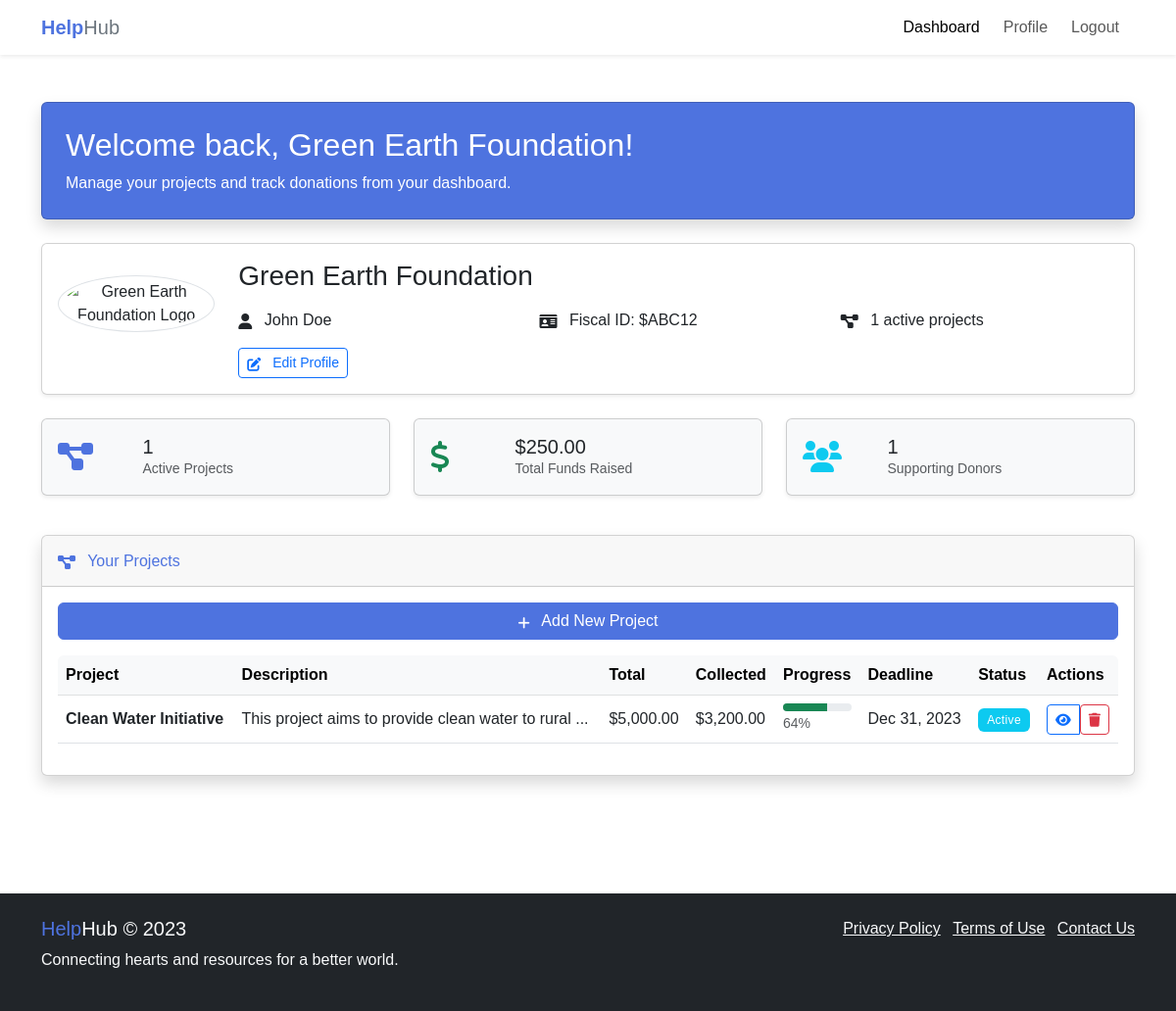
/dashboard-association.php (signed in), run on the app's committed database.
### tables this page shows
CREATE TABLE IF NOT EXISTS project (
    project_id INT AUTO_INCREMENT PRIMARY KEY,
    assoc_id INT NOT NULL,
    title VARCHAR(100) NOT NULL,
    description TEXT NOT NULL,
    category VARCHAR(30) NOT NULL,
    goal_amount DECIMAL(10,2) NOT NULL,
    current_amount DECIMAL(10,2) DEFAULT 0,
    start_date DATE NOT NULL,
    end_date DATE NOT NULL,
    image_path VARCHAR(100),
    status VARCHAR(20) DEFAULT 'active',
    created_at TIMESTAMP DEFAULT CURRENT_TIMESTAMP,
    FOREIGN KEY (assoc_id) REFERENCES association(assoc_id) ON DELETE CASCADE
);

### dashboard-association.php (the view, shortened to what this page needs)
<?php
require_once 'backend/db.php';
$assoc_id = $_SESSION['user_id'];
try {
    $stmt = $pdo->prepare("
        SELECT COUNT(*) as active_projects
        FROM project
        WHERE assoc_id = ? AND status = 'active'
    ");
    $stmt->execute([$assoc_id]);
    $active_projects = $stmt->fetch(PDO::FETCH_ASSOC)['active_projects'] ?? 0;
    $stmt = $pdo->prepare("
        SELECT SUM(d.amount) as total_raised
        FROM donation d
        JOIN project p ON d.project_id = p.project_id
        WHERE p.assoc_id = ?
    ");
    $stmt->execute([$assoc_id]);
    $total_raised = $stmt->fetch(PDO::FETCH_ASSOC)['total_raised'] ?? 0;
    $stmt = $pdo->prepare("
        SELECT COUNT(DISTINCT d.donor_id) as donors_count
        FROM donation d
        JOIN project p ON d.project_id = p.project_id
        WHERE p.assoc_id = ?
    ");
    $stmt->execute([$assoc_id]);
    $donors_count = $stmt->fetch(PDO::FETCH_ASSOC)['donors_count'] ?? 0;
    $stmt = $pdo->prepare("
        SELECT
            project_id,
            title,
            description,
            goal_amount,
            current_amount,
            start_date,
            end_date,
            status,
            category
        FROM project
        WHERE assoc_id = ?
        ORDER BY created_at DESC
    ");
    $stmt->execute([$assoc_id]);
    $projects = $stmt->fetchAll(PDO::FETCH_ASSOC);
} catch (PDOException $e) {
    $error_message = "Database error: " . $e->getMessage();
}
?>
<!DOCTYPE html>
<html lang="en">
<head>
    <link href="https://cdn.jsdelivr.net/npm/bootstrap@5.3.0/dist/css/bootstrap.min.css" rel="stylesheet">
    <link rel="stylesheet" href="https://cdnjs.cloudflare.com/ajax/libs/font-awesome/6.0.0/css/all.min.css">
    <link rel="stylesheet" href="style.css">
</head>
<body>
    <nav class="navbar navbar-expand-lg navbar-light bg-white shadow-sm">
        <div class="container">
            <a class="navbar-brand" href="dashboard-association.php">
                <span class="text-primary fw-bold">Help</span><span class="text-secondary">Hub</span>
            </a>
            <div class="collapse navbar-collapse" id="navbarNav">
                <ul class="navbar-nav ms-auto">
                    <li class="nav-item">
                        <a class="nav-link active" href="dashboard-association.php">Dashboard</a>
                    </li>
                    <li class="nav-item">
                        <a class="nav-link" href="profile-association.php">Profile</a>
                    </li>
                    <li class="nav-item">
                        <a class="nav-link" href="backend/auth/logout.php">Logout</a>
                    </li>
                </ul>
            </div>
        </div>
    </nav>
    <section class="py-5">
        <div class="container">
            <div class="card bg-primary text-white shadow mb-4">
                <div class="card-body p-4">
                    <h2>Welcome back, <?php echo htmlspecialchars($_SESSION['user_name']); ?>!</h2>
                    <p class="mb-0">Manage your projects and track donations from your dashboard.</p>
                </div>
            </div>
            <div class="card mb-4">
                <div class="card-body">
                    <div class="row align-items-center">
                        <div class="col-md-2 text-center mb-3 mb-md-0">
                            <?php
                                $stmt_logo = $pdo->prepare("SELECT logo_path FROM association WHERE assoc_id = ?");
                                $stmt_logo->execute([$assoc_id]);
                                $logo_path = $stmt_logo->fetchColumn();
                                $logo_display_path = !empty($logo_path) ? htmlspecialchars($logo_path) : 'assets/default-logo.png';
                            ?>
                            <img src="<?php echo $logo_display_path; ?>" alt="<?php echo htmlspecialchars($_SESSION['user_name']); ?> Logo" class="profile-image img-thumbnail" style="width: 100px; height: 100px; object-fit: contain;">
                        </div>
                        <div class="col-md-10">
                            <h3 class="mb-3"><?php echo htmlspecialchars($_SESSION['user_name']); ?></h3>
                            <div class="row">
                                <div class="col-md-4 mb-2"><i class="fas fa-user me-2"></i> <?php echo htmlspecialchars($_SESSION['user_contact']); ?></div>
                                <div class="col-md-4 mb-2"><i class="fas fa-id-card me-2"></i> Fiscal ID: <?php echo htmlspecialchars($_SESSION['user_fiscal_id']); ?></div>
                                <div class="col-md-4 mb-2"><i class="fas fa-project-diagram me-2"></i> <?php echo $active_projects; ?> active projects</div>
                            </div>
                            <a href="profile-association.php" class="btn btn-sm btn-outline-primary mt-2">
                                <i class="fas fa-edit me-2"></i> Edit Profile
                            </a>
                        </div>
                    </div>
                </div>
            </div>
            <div class="row mb-4">
                <div class="col-md-4 mb-3">
                    <div class="card text-dark bg-light h-100 shadow-sm">
                        <div class="card-body">
                            <div class="row align-items-center">
                                <div class="col-3">
                                    <i class="fas fa-project-diagram fa-2x text-primary"></i>
                                </div>
                                <div class="col-9">
                                    <div class="h5 mb-0"><?php echo $active_projects; ?></div>
                                    <div class="small text-muted">Active Projects</div>
                                </div>
                            </div>
                        </div>
                    </div>
                </div>
                <div class="col-md-4 mb-3">
                    <div class="card text-dark bg-light h-100 shadow-sm">
                        <div class="card-body">
                            <div class="row align-items-center">
                                <div class="col-3">
                                    <i class="fas fa-dollar-sign fa-2x text-success"></i>
                                </div>
                                <div class="col-9">
                                    <div class="h5 mb-0">$<?php echo number_format($total_raised, 2); ?></div>
                                    <div class="small text-muted">Total Funds Raised</div>
                                </div>
                            </div>
                        </div>
                    </div>
                </div>
                <div class="col-md-4 mb-3">
                    <div class="card text-dark bg-light h-100 shadow-sm">
                        <div class="card-body">
                            <div class="row align-items-center">
                                <div class="col-3">
                                    <i class="fas fa-users fa-2x text-info"></i>
                                </div>
                                <div class="col-9">
                                    <div class="h5 mb-0"><?php echo $donors_count; ?></div>
                                    <div class="small text-muted">Supporting Donors</div>
                                </div>
                            </div>
                        </div>
                    </div>
                </div>
            </div>
            <div class="card shadow mb-4">
                <div class="card-header py-3">
                    <h6 class="m-0 font-weight-bold text-primary"><i class="fas fa-project-diagram me-2"></i> Your Projects</h6>
                </div>
                <div class="card-body">
                    <div class="d-grid gap-2 mb-3">
                        <button class="btn btn-primary" data-bs-toggle="modal" data-bs-target="#addProjectModal">
                            <i class="fas fa-plus fa-sm me-2"></i> Add New Project
                        </button>
                    </div>
                    <div class="table-responsive">
                        <table class="table table-hover align-middle">
                            <thead class="table-light">
                                <tr>
                                    <th>Project</th>
                                    <th>Description</th>
                                    <th>Total</th>
                                    <th>Collected</th>
                                    <th>Progress</th>
                                    <th>Deadline</th>
                                    <th>Status</th>
                                    <th>Actions</th>
                                </tr>
                            </thead>
                            <tbody>
                                <?php if (empty($projects)): ?>
                                    <tr>
                                        <td colspan="8" class="text-center">No projects found</td>
                                    </tr>
                                <?php else: ?>
                                    <?php foreach ($projects as $project): ?>
                                        <?php
                                        $progress = 0;
                                        if ($project['goal_amount'] > 0) {
                                            $progress = round(($project['current_amount'] / $project['goal_amount']) * 100);
                                        }
                                        ?>
                                        <tr>
                                            <td class="fw-bold"><?php echo htmlspecialchars($project['title']); ?></td>
                                            <td><?php echo substr(htmlspecialchars($project['description']), 0, 50) . '...'; ?></td>
                                            <td>$<?php echo number_format($project['goal_amount'], 2); ?></td>
                                            <td>$<?php echo number_format($project['current_amount'], 2); ?></td>
                                            <td>
                                                <div class="progress" style="height: 8px;">
                                                    <div class="progress-bar bg-success" role="progressbar" style="width: <?php echo $progress; ?>%"></div>
                                                </div>
                                                <small class="text-muted"><?php echo $progress; ?>%</small>
                                            </td>
                                            <td><?php echo date('M d, Y', strtotime($project['end_date'])); ?></td>
                                            <td>
                                                <span class="badge bg-<?php echo $project['status'] == 'active' ? 'info' : 'secondary'; ?>">
                                                    <?php echo ucfirst($project['status']); ?>
                                                </span>
                                            </td>
                                            <td>
                                                <div class="btn-group">
                                                    <a href="project-details-association.php?id=<?php echo $project['project_id']; ?>" class="btn btn-sm btn-outline-primary">
                                                        <i class="fas fa-eye"></i>
                                                    </a>
                                                    <form action="backend/association/delete_project.php" method="post" style="display:inline;">
                                                        <button type="submit" class="btn btn-sm btn-outline-danger project-delete-btn" onclick="return confirm('Are you sure you want to delete this project?');">
                                                            <i class="fas fa-trash"></i>
                                                        </button>
                                                    </form>
                                                </div>
                                            </td>
                                        </tr>
                                    <?php endforeach; ?>
                                <?php endif; ?>
                            </tbody>
                        </table>
                    </div>
                </div>
            </div>
        </div>
    </section>
    <footer class="bg-dark text-light py-4 mt-5">
        <div class="container">
            <div class="row">
                <div class="col-md-6">
                    <h5><span class="text-primary">Help</span><span class="text-light">Hub</span> © 2023</h5>
                    <p>Connecting hearts and resources for a better world.</p>
                </div>
                <div class="col-md-6 text-md-end">
                    <ul class="list-inline mb-0">
                        <li class="list-inline-item"><a href="privacy-policy.html" class="text-light">Privacy Policy</a></li>
                        <li class="list-inline-item"><a href="terms-of-use.html" class="text-light">Terms of Use</a></li>
                        <li class="list-inline-item"><a href="contact.html" class="text-light">Contact Us</a></li>
                    </ul>
                </div>
            </div>
        </div>
    </footer>
</body>
</html>

### style.css (style rules this page uses)
:root { --primary-color: #4e73df; --primary-dark: #3a56a5; --secondary-color: #5a5c69; --accent-color: #f6c23e; --success-color: #1cc88a; --success-dark: #169e6c; --info-color: #36b9cc; --warning-color: #f6c23e; --danger-color: #e74a3b; --light-color: #f8f9fc; --dark-color: #5a5c69; --gray-100: #f8f9fc; --gray-200: #eaecf4; --gray-300: #dddfeb; --gray-400: #d1d3e2; --gray-500: #b7b9cc; --gray-600: #858796; --gray-700: #6e707e; --gray-800: #5a5c69; --gray-900: #3a3b45; --primary-light: rgba(78, 115, 223, 0.1); --success-light: rgba(28, 200, 138, 0.1); --info-light: rgba(54, 185, 204, 0.1); --warning-light: rgba(246, 194, 62, 0.1); --danger-light: rgba(231, 74, 59, 0.1); }
body { font-family: 'Nunito', sans-serif; }
.card { transition: all 0.3s ease-in-out; box-shadow: 0 0.125rem 0.25rem rgba(0, 0, 0, 0.075); }
.text-primary { color: var(--primary-color) !important; }
.bg-primary { background-color: var(--primary-color) !important; }
.btn-primary { background-color: var(--primary-color); border-color: var(--primary-color); }
.profile-image { width: 100px; height: 100px; object-fit: cover; border-radius: 50%; margin: 0 auto 1rem; }
.progress { border-radius: 0.25rem; height: 0.8rem; background-color: #e9ecef; overflow: hidden; }
.progress-bar { background-color: var(--primary-color); transition: width 0.6s ease; }
.table-responsive { overflow-x: auto; border-radius: 0.375rem; }
.table td, .table th { vertical-align: middle; }
.badge { font-weight: 500; padding: 0.5em 0.75em; letter-spacing: 0.03em; }
.btn { padding: 0.375rem 0.75rem; }
.btn-sm { padding: 0.25rem 0.5rem; }
.nav-item { margin-right: 0.5rem; }
i.fas, i.fab { vertical-align: -0.125em; }
.mb-3 { margin-bottom: 1rem !important; }
.navbar-collapse { display: none; }
@media (min-width: 992px) { .navbar-collapse { display: flex !important; } }

### data on the page
project: title "Clean Water Initiative", description "This project aims to provide clean water to rural", goal_amount "5,000.00", current_amount "3,200.00", progress "64", end_date "Dec 31, 2023", status "Active"

### other printed values
$_SESSION['user_name'] "Green Earth Foundation"
$_SESSION['user_contact'] "John Doe"
$_SESSION['user_fiscal_id'] "$ABC12"
$active_projects "1"
$total_raised "250.00"
$donors_count "1"
